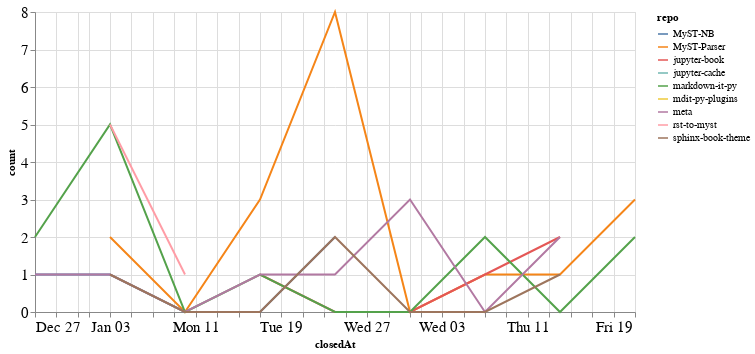

Notebook code cell kept with this figure:
### Code cell
closed_by_time = closed_by.groupby('repo').resample('W', on='closedAt').count()['author'].reset_index()
closed_by_time = closed_by_time.rename(columns={'author': 'count'})

alt.Chart(closed_by_time, width=600).mark_line().encode(
    x='closedAt',
    y='count',
    color='repo',
    tooltip="repo"
)

### Figure 1 — Vega-Lite specification as saved in the notebook (floating-point values rounded to 4 significant figures)
{"config": {"axisLeft": {"labelFontSize": 15}, "axisBottom": {"labelFontSize": 15}}, "data": {"name": "data-c7959e386baeb06bdf6d8d30575fe63b"}, "mark": "line", "encoding": {"color": {"type": "nominal", "field": "repo"}, "tooltip": {"type": "nominal", "field": "repo"}, "x": {"type": "temporal", "field": "closedAt"}, "y": {"type": "quantitative", "field": "count"}}, "width": 600, "$schema": "https://vega.github.io/schema/vega-lite/v4.8.1.json", "datasets": {"data-c7959e386baeb06bdf6d8d30575fe63b": [{"repo": "MyST-NB", "closedAt": "2020-12-27T00:00:00", "count": 1}, {"repo": "MyST-NB", "closedAt": "2021-01-03T00:00:00", "count": 1}, {"repo": "MyST-NB", "closedAt": "2021-01-10T00:00:00", "count": 0}, {"repo": "MyST-NB", "closedAt": "2021-01-17T00:00:00", "count": 0}, {"repo": "MyST-NB", "closedAt": "2021-01-24T00:00:00", "count": 2}, {"repo": "MyST-Parser", "closedAt": "2021-01-03T00:00:00", "count": 2}, {"repo": "MyST-Parser", "closedAt": "2021-01-10T00:00:00", "count": 0}, {"repo": "MyST-Parser", "closedAt": "2021-01-17T00:00:00", "count": 3}, {"repo": "MyST-Parser", "closedAt": "2021-01-24T00:00:00", "count": 8}, {"repo": "MyST-Parser", "closedAt": "2021-01-31T00:00:00", "count": 0}, {"repo": "MyST-Parser", "closedAt": "2021-02-07T00:00:00", "count": 1}, {"repo": "MyST-Parser", "closedAt": "2021-02-14T00:00:00", "count": 1}, {"repo": "MyST-Parser", "closedAt": "2021-02-21T00:00:00", "count": 3}, {"repo": "jupyter-book", "closedAt": "2021-01-17T00:00:00", "count": 1}, {"repo": "jupyter-book", "closedAt": "2021-01-24T00:00:00", "count": 0}, {"repo": "jupyter-book", "closedAt": "2021-01-31T00:00:00", "count": 0}, {"repo": "jupyter-book", "closedAt": "2021-02-07T00:00:00", "count": 1}, {"repo": "jupyter-book", "closedAt": "2021-02-14T00:00:00", "count": 2}, {"repo": "jupyter-cache", "closedAt": "2021-01-17T00:00:00", "count": 2}, {"repo": "markdown-it-py", "closedAt": "2020-12-27T00:00:00", "count": 2}, {"repo": "markdown-it-py", "closedAt": "2021-01-03T00:00:00", "count": 5}, {"repo": "markdown-it-py", "closedAt": "2021-01-10T00:00:00", "count": 0}, {"repo": "markdown-it-py", "closedAt": "2021-01-17T00:00:00", "count": 1}, {"repo": "markdown-it-py", "closedAt": "2021-01-24T00:00:00", "count": 0}, {"repo": "markdown-it-py", "closedAt": "2021-01-31T00:00:00", "count": 0}, {"repo": "markdown-it-py", "closedAt": "2021-02-07T00:00:00", "count": 2}, {"repo": "markdown-it-py", "closedAt": "2021-02-14T00:00:00", "count": 0}, {"repo": "markdown-it-py", "closedAt": "2021-02-21T00:00:00", "count": 2}, {"repo": "mdit-py-plugins", "closedAt": "2021-02-07T00:00:00", "count": 2}, {"repo": "meta", "closedAt": "2020-12-27T00:00:00", "count": 1}, {"repo": "meta", "closedAt": "2021-01-03T00:00:00", "count": 1}, {"repo": "meta", "closedAt": "2021-01-10T00:00:00", "count": 0}, {"repo": "meta", "closedAt": "2021-01-17T00:00:00", "count": 1}, {"repo": "meta", "closedAt": "2021-01-24T00:00:00", "count": 1}, {"repo": "meta", "closedAt": "2021-01-31T00:00:00", "count": 3}, {"repo": "meta", "closedAt": "2021-02-07T00:00:00", "count": 0}, {"repo": "meta", "closedAt": "2021-02-14T00:00:00", "count": 2}, {"repo": "rst-to-myst", "closedAt": "2021-01-03T00:00:00", "count": 5}, {"repo": "rst-to-myst", "closedAt": "2021-01-10T00:00:00", "count": 1}, {"repo": "sphinx-book-theme", "closedAt": "2021-01-03T00:00:00", "count": 1}, {"repo": "sphinx-book-theme", "closedAt": "2021-01-10T00:00:00", "count": 0}, {"repo": "sphinx-book-theme", "closedAt": "2021-01-17T00:00:00", "count": 0}, {"repo": "sphinx-book-theme", "closedAt": "2021-01-24T00:00:00", "count": 2}, {"repo": "sphinx-book-theme", "closedAt": "2021-01-31T00:00:00", "count": 0}, {"repo": "sphinx-book-theme", "closedAt": "2021-02-07T00:00:00", "count": 0}, {"repo": "sphinx-book-theme", "closedAt": "2021-02-14T00:00:00", "count": 1}]}}
